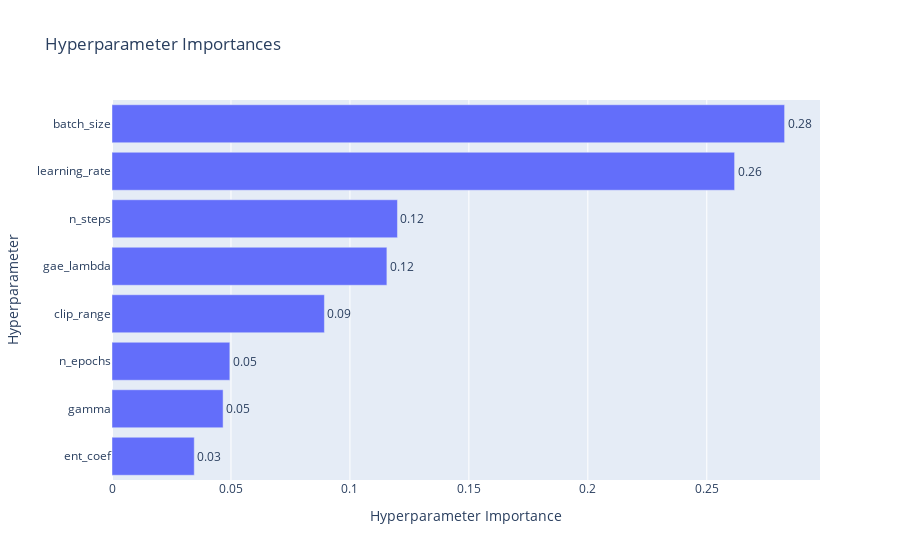

Here is the notebook cell this chart was saved with:
### Code cell
optuna.visualization.plot_param_importances(study).show()

### Figure 1 — Plotly figure (JSON) as saved in the notebook; plotly's stock layout.template omitted (floating-point values rounded to 4 significant figures)
{"data": [{"cliponaxis": false, "hovertemplate": ["ent_coef (FloatDistribution): 0.034574665326437985<extra></extra>", "gamma (FloatDistribution): 0.046697798755779195<extra></extra>", "n_epochs (IntDistribution): 0.04952472236058429<extra></extra>", "clip_range (FloatDistribution): 0.08928155167241172<extra></extra>", "gae_lambda (FloatDistribution): 0.1155420133328318<extra></extra>", "n_steps (IntDistribution): 0.11998544930928531<extra></extra>", "learning_rate (FloatDistribution): 0.26168858900161235<extra></extra>", "batch_size (IntDistribution): 0.2827052102410573<extra></extra>"], "name": "Objective Value", "orientation": "h", "text": ["0.03", "0.05", "0.05", "0.09", "0.12", "0.12", "0.26", "0.28"], "textposition": "outside", "x": [0.03457, 0.0467, 0.04952, 0.08928, 0.1155, 0.12, 0.2617, 0.2827], "y": ["ent_coef", "gamma", "n_epochs", "clip_range", "gae_lambda", "n_steps", "learning_rate", "batch_size"], "type": "bar"}], "layout": {"title": {"text": "Hyperparameter Importances"}, "xaxis": {"title": {"text": "Hyperparameter Importance"}}, "yaxis": {"title": {"text": "Hyperparameter"}}}}
